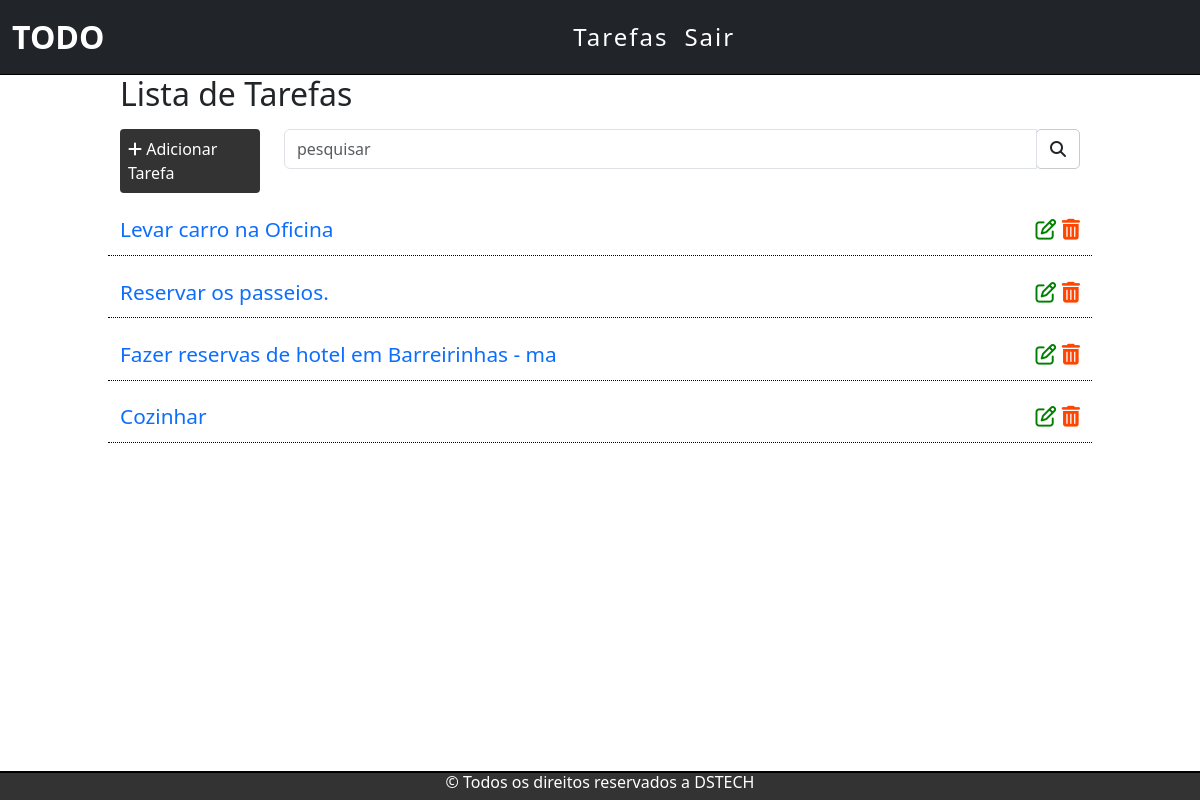
The app's page / (signed in), older data.
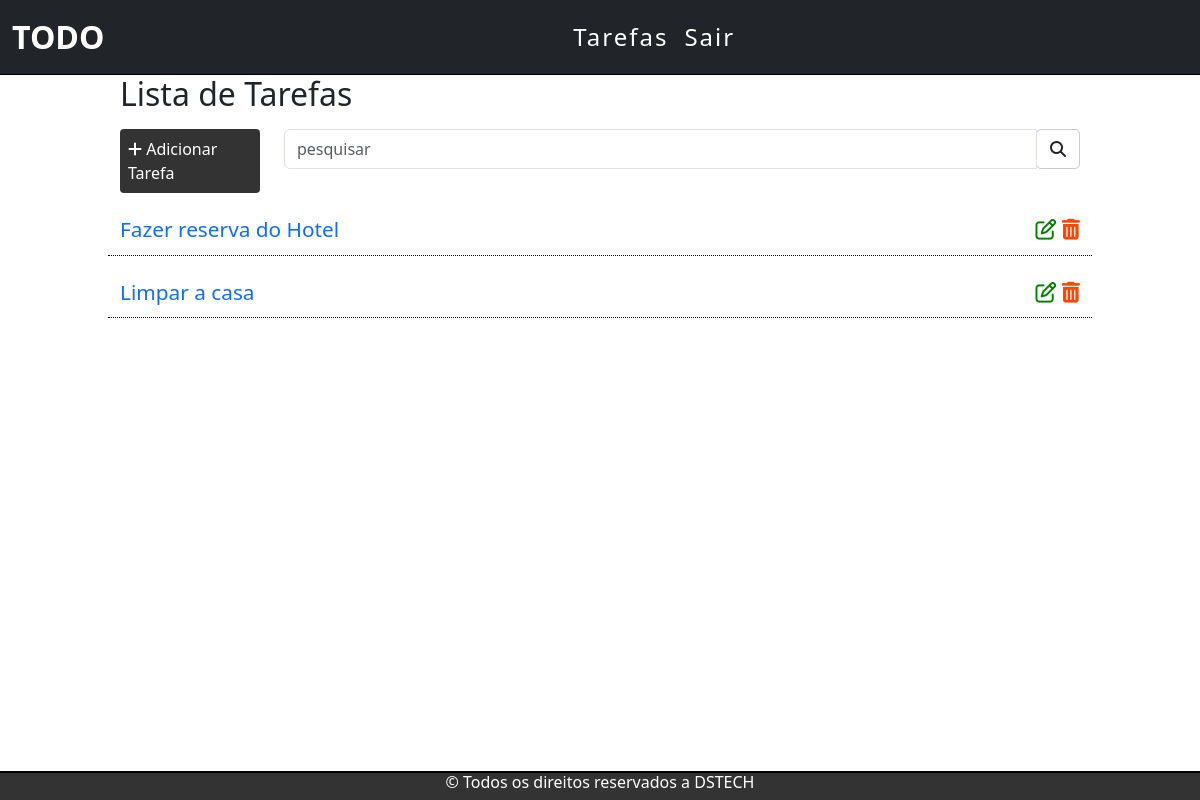
The same page, newer data.
### tarefas/models.py (models this page shows, shortened)
class Tarefas(models.Model):
    titulo = models.CharField(max_length=200)
    descricao = models.TextField()
    usuario = models.ForeignKey(get_user_model(), on_delete=models.CASCADE)
    created_at = models.DateTimeField(auto_now_add=True)
    update_at = models.DateTimeField(auto_now=True)

### tarefas/views.py (the view)
# urls.py: path('', views.listaTarefa, name='lista-tarefa'),
@login_required
def listaTarefa(request):
    Tarefas_list = Tarefas.objects.all().order_by('-created_at').filter(usuario=request.user)
    search =request.GET.get('search')
    if search:
        tarefas = Tarefas.objects.filter(titulo__icontains=search, usuario=request.user)
        return render(request, 'tarefas/list.html', {'tarefas' :tarefas})
    else:
        return render(request, 'tarefas/list.html', {'tarefas' :Tarefas_list})

### templates/tarefas/list.html (shortened to what this page needs)
{% extends 'base.html' %}
{% block content %}
<div class="list-div">
  <h2>Lista de Tarefas</h2>
  <div class="row barra">
    <div class="col-sm-2">
      <a id="add-button" href="novaTarefa/">
        <div class="add-div"><i class="fa fa-plus"></i> Adicionar Tarefa</div>
      </a>
    </div>
    <div class="col-sm-10">
      <form method="get" id="search-form">
        <div class="input-group">
          <input
            type="text"
            class="form-control"
            placeholder="pesquisar"
            name="search"
            value="{{request.GET.search}}"
          />
          <div class="input-group-btn">
            <button class="btn btn-default" id="search-btn" type="submit">
              <i class="fa fa-search"></i>
            </button>
          </div>
        </div>
      </form>
    </div>
  </div>
  {% for tarefa in tarefas %}
  <div class="row item">
    <div class="col-sm-10">
      <span><a class="link" href="/tarefa/{{tarefa.id}}">{{tarefa.titulo}}</a></span>
    </div>
    <div class="col-sm-2 icones">
      <a href="edit/{{tarefa.id}}"><span><i class="fa fa-edit"></i></span></a>
      <a href="delete/{{tarefa.id}}" class="delete_btn"><span><i class="fa fa-trash"></i></span></a>
    </div>
  </div>
  {% endfor %}
</div>
{% endblock %}

Row changes from the older to the newer data that the page shows:
removed Tarefas: titulo "Levar carro na Oficina"
removed Tarefas: titulo "Reservar os passeios."
removed Tarefas: titulo "Fazer reservas de hotel em Barreirinhas - ma"
removed Tarefas: titulo "Cozinhar"
added Tarefas: titulo "Fazer reserva do Hotel"
added Tarefas: titulo "Limpar a casa"
